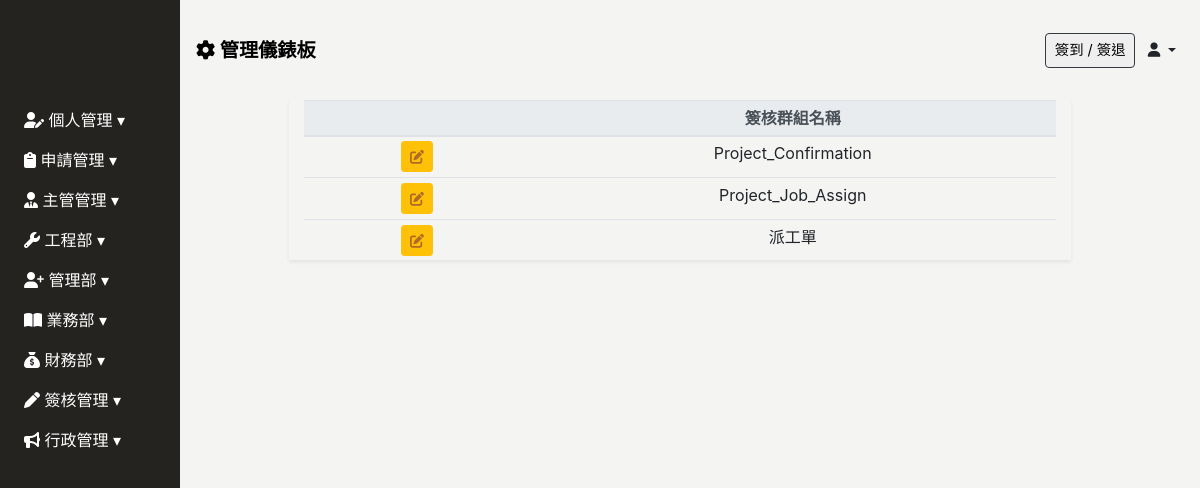
The page /approval_group on the database its author committed.
### Backend/models.py (models this page shows, shortened)
class Approval_Target(models.Model):
    STATUS_CHOICES = [
        ('Project_Employee_Assign', '派工單'),
        ('Leave_Application', '請假單'),
        ('Work_Overtime_Application', '補卡單'),
        ('Clock_Correction_Application', '加班單'),
    ]
    name =models.CharField(max_length=30,verbose_name="表單名稱",choices=STATUS_CHOICES)
    approval_order = models.JSONField(null=True, verbose_name="員工簽核順序")#儲存員工ID、各自主管(X)
    class Meta:
        verbose_name = '簽核流程管理'
        verbose_name_plural = verbose_name

### Frontend/views.py (the view)
# urls.py: path('approval_group', views.Approval_Group.as_view(), name="Approval_Group"),
class Approval_Group(UserPassesTestMixin,ListView):
    model = Approval_Target
    template_name = 'approval_group/approval_group.html'
    context_object_name = 'approval_group'
    def test_func(self):#有簽核權
        if settings.PASS_TEST_FUNC:
            return True
        return self.request.user.groups.filter(name__icontains='簽核權').exists()
    def get_context_data(self, **kwargs):
        context = super().get_context_data(**kwargs)
        context["employees"] = Employee.objects.all()
        return context

### Backend/context_processors.py (called while the page is built, shortened)
def sys_messages(request):
    if  isinstance(request.user, AnonymousUser):
        return {'sys_messages': {}}

def client_list(request):
    clients = Client.objects.all()
    return {'clients': clients}

### Frontend/templates/approval_group/approval_group.html (shortened to what this page needs)
{% extends 'base/base_dashboard.html' %}
{% block import %}
{% load static%}
<link rel="stylesheet" href="{% static 'css/approval_group/approval_group.css' %}">
{% endblock %}
{% block main %}
<div class="main px-3">
    <div class="approval_group_table container">
        <div class="col-12 col-md-10 mx-auto shadow-sm table-responsive-lg">
            <table class="table table-sm table-hover text-center">
                <thead class="thead-light">
                    <tr class="text-nowrap">
                        <th></th>
                        <th>簽核群組名稱</th>
                    </tr>
                </thead>
                <tbody>
                    {% for a in approval_group %}
                    <tr>
                        <td>
                            <a onclick="sendApprovalGroup('{{a.id}}')" type="button" data-url="approval_group" data-id="{{ a.id }}"
                                class="btn btn-sm btn-warning " data-toggle="modal"
                                data-target="#approval_group-modal"><i class="fas fa-edit"></i></a>
                        </td>
                        <td data-toggle="collapse" data-target="#sub-row-{{ a.id }}">
                            {{ a.get_name_display }}
                        </td>
                    </tr>
                    {% endfor %}
                </tbody>
            </table>
        </div>
    </div>
</div>
{% endblock %}

### static/css/base/base.css (style rules this page uses)
:root { --sidebar-width: 180px; --theme-black: #252320; --theme-white: #f4f4f3; }
body { background: var(--theme-white); }
i.fa-edit { color: #af6a26; }

### static/css/index/index-login.css (style rules this page uses)
.main { width: calc(100vw - var(--sidebar-width) - 20px); position: relative; left: var(--sidebar-width); top: 100px; }

### static/css/approval_group/approval_group.css (style rules this page uses)
thead th:first-child, tbody td:first-child { width: 30%; }
thead th:last-child, tbody td:last-child { width: 70%; }

### rows shown on the page
Approval_Target: name "Project_Confirmation"
Approval_Target: name "Project_Job_Assign"
Approval_Target: name "派工單"
